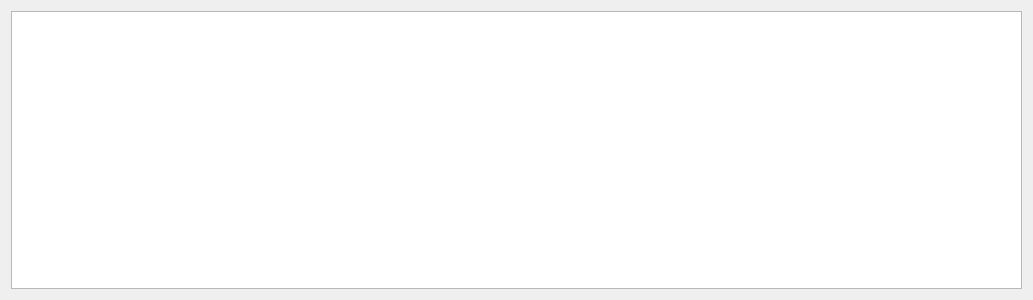
<?xml version="1.0" encoding="UTF-8"?>
<ui version="4.0">
 <class>categoryEditWidget</class>
 <widget class="QWidget" name="categoryEditWidget">
  <property name="geometry">
   <rect>
    <x>0</x>
    <y>0</y>
    <width>1033</width>
    <height>300</height>
   </rect>
  </property>
  <property name="windowTitle">
   <string>Form</string>
  </property>
  <layout class="QHBoxLayout" name="horizontalLayout">
   <item>
    <widget class="QTableWidget" name="tableWidget"/>
   </item>
  </layout>
 </widget>
 <resources/>
 <connections/>
</ui>
